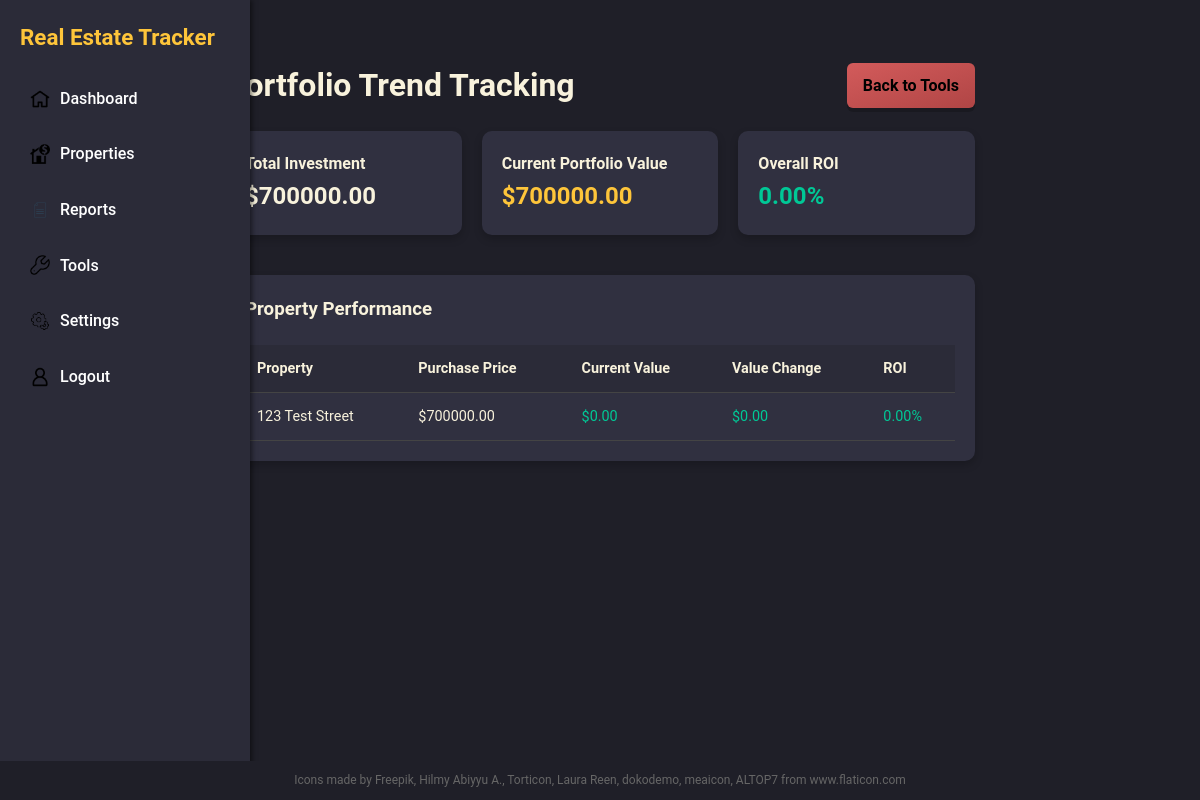
Screenshot of /tools/trend-tracking/ (signed in) with the database file from the repository.
### core/models.py (models this page shows, shortened)
class Property(models.Model):
    PROPERTY_TYPES = [
        ('rental', 'Rental Property'),
        ('owner_occupied', 'Owner Occupied'),
        ('owned_outright', 'Owned Outright'),
    ]
    address = models.CharField(max_length=200)
    purchase_date = models.DateField()
    tenant_move_in_date = models.DateField(null=True, blank=True)
    tenant_move_out_date = models.DateField(null=True, blank=True)
    purchase_price = models.DecimalField(max_digits=12, decimal_places=2, null=False, blank=False, help_text="Original purchase price")
    property_type = models.CharField(max_length=20, choices=PROPERTY_TYPES, default='rental')
    weekly_rent = models.DecimalField(max_digits=10, decimal_places=2, default=0, help_text="Weekly rental amount")
    weekly_mortgage = models.DecimalField(max_digits=10, decimal_places=2, default=0, help_text="Weekly mortgage payment")
    created_at = models.DateTimeField(auto_now_add=True)
    def calculate_current_value(self, annual_growth_rate=0.03):
        if not self.purchase_price:
            return 0
        from datetime import date
        today = date.today()
        years_owned = (today.year - self.purchase_date.year) + \
                     (today.month - self.purchase_date.month) / 12
        if years_owned < 0:
            years_owned = 0
        purchase_price_float = float(self.purchase_price)
        growth_rate_float = float(annual_growth_rate)
        years_owned_float = float(years_owned)
        current_value = purchase_price_float * ((1 + growth_rate_float) ** years_owned_float)
        return round(current_value, 2)
    def calculate_roi(self, annual_growth_rate=0.03):
        if not self.purchase_price:
            return 0
        current_value = self.calculate_current_value(annual_growth_rate)
        purchase_price_float = float(self.purchase_price)
        current_value_float = float(current_value)
        if purchase_price_float == 0:
            return 0
        roi = ((current_value_float - purchase_price_float) / purchase_price_float) * 100
        return round(roi, 2)

### core/views.py (the view)
# urls.py: path('tools/trend-tracking/', views.trend_tracking, name='trend_tracking'),
@login_required
def trend_tracking(request):
    properties = Property.objects.filter(purchase_price__isnull=False).exclude(purchase_price=0)
    portfolio_data = []
    total_investment = 0
    total_current_value = 0
    for property_obj in properties:
        current_value = property_obj.calculate_current_value(0.03)  # Default 3% growth
        roi = property_obj.calculate_roi(0.03)
        purchase_price = float(property_obj.purchase_price)
        value_change = current_value - purchase_price
        portfolio_data.append({
            'property': property_obj,
            'current_value': current_value,
            'roi': roi,
            'purchase_price': purchase_price,
            'value_change': value_change  # Add this calculated value
        })
        total_investment += purchase_price
        total_current_value += current_value
    portfolio_roi = 0
    if total_investment > 0:
        portfolio_roi = ((total_current_value - total_investment) / total_investment) * 100
    context = {
        'properties': properties,
        'portfolio_data': portfolio_data,
        'total_investment': total_investment,
        'total_current_value': total_current_value,
        'portfolio_roi': round(portfolio_roi, 2)
    }
    return render(request, 'tools/trend_tracking.html', context)

### core/templates/tools/trend_tracking.html (shortened to what this page needs)
{% extends 'base.html' %}
{% block content %}
<div class="main-content">
    <div class="properties-page">
        <div style="display: flex; justify-content: space-between; align-items: center; margin-bottom: 20px;">
            <h1>Portfolio Trend Tracking</h1>
            <a href="{% url 'tools_home' %}" class="btn-metallic btn-negative-metallic" style="text-decoration: none; padding: 10px 16px; border-radius: 6px;">Back to Tools</a>
        </div>
        {% if properties %}
        <div class="stats-grid">
            <div class="card">
                <h4>Total Investment</h4>
                <h2>${{ total_investment|floatformat:2 }}</h2>
            </div>
            <div class="card">
                <h4>Current Portfolio Value</h4>
                <h2 style="color: var(--color-gold);">${{ total_current_value|floatformat:2 }}</h2>
            </div>
            <div class="card">
                <h4>Overall ROI</h4>
                <h2 style="color: {% if portfolio_roi >= 0 %}var(--color-positive){% else %}var(--color-negative){% endif %};">
                    {{ portfolio_roi|floatformat:2 }}%
                </h2>
            </div>
        </div>
        <div id="trend-tracking-performance" class="card">
            <h3>Property Performance</h3>
            <div style="overflow-x: auto;">
                <table class="property-table">
                    <thead>
                        <tr>
                            <th>Property</th>
                            <th>Purchase Price</th>
                            <th>Current Value</th>
                            <th>Value Change</th>
                            <th>ROI</th>
                        </tr>
                    </thead>
                    <tbody>
                        {% for data in portfolio_data %}
                        <tr>
                            <td>{{ data.property.address }}</td>
                            <td>${{ data.property.purchase_price|floatformat:2 }}</td>
                            <td style="color: {% if data.value_change >= 0 %}var(--color-positive){% else %}var(--color-negative){% endif %};">${{ data.value_change|floatformat:2 }}</td>
                            <td style="color: {% if data.value_change >= 0 %}var(--color-positive){% else %}var(--color-negative){% endif %};">
                                ${{ data.value_change|floatformat:2 }}
                            </td>
                            <td style="color: {% if data.roi >= 0 %}var(--color-positive){% else %}var(--color-negative){% endif %};">
                                {{ data.roi|floatformat:2 }}%
                            </td>
                        </tr>
                        {% endfor %}
                    </tbody>
                </table>
            </div>
        </div>
        {% endif %}
    </div>
</div>
{% endblock %}

### rows the page displays
Property: property.address "123 Test Street", property.purchase_price "700000.00", value_change "0.00", roi "0.00"

### other values shown
{{ total_investment|floatformat:2 }} "700000.00"
{{ total_current_value|floatformat:2 }} "700000.00"
{{ portfolio_roi|floatformat:2 }} "0.00"
